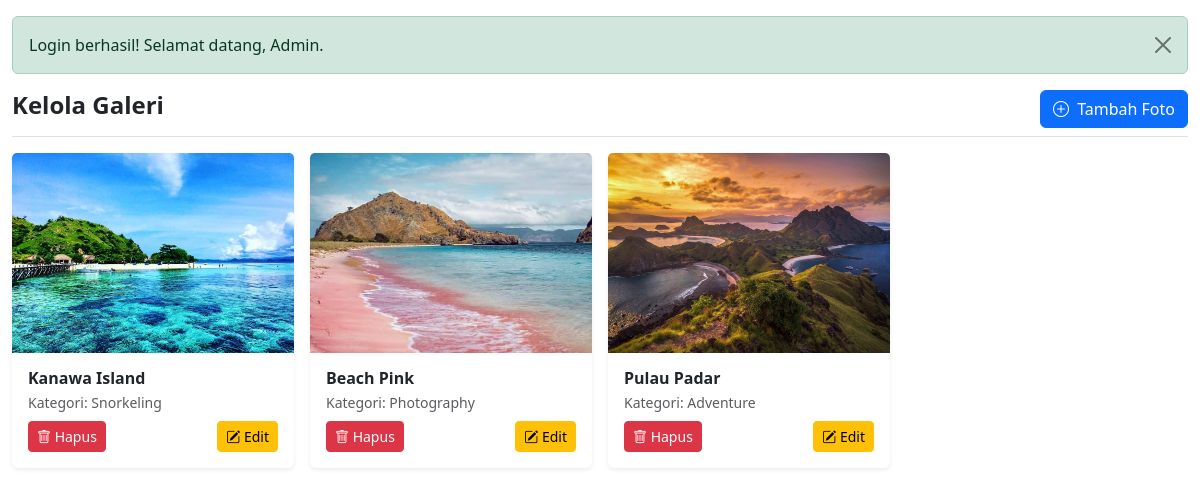
/admin/halaman/kelola_galeri.php (signed in), run on the app's committed database.
### tables this page shows
CREATE TABLE `galleries` (
  `id` int NOT NULL,
  `judul` varchar(100) NOT NULL,
  `gambar` varchar(255) NOT NULL,
  `kategori_id` int DEFAULT NULL,
  `created_at` timestamp NULL DEFAULT CURRENT_TIMESTAMP
);

CREATE TABLE `kategori` (
  `id` int NOT NULL,
  `nama` varchar(50) NOT NULL,
  `deskripsi` text,
  `created_at` timestamp NULL DEFAULT CURRENT_TIMESTAMP
);

### admin/halaman/kelola_galeri.php (the view, shortened to what this page needs)
<?php
include '../../database/konek.php';
include '../../includes/boot.php';
?>
<div class="container-fluid mt-3">
    <?php if (isset($_SESSION['success_message'])): ?>
        <div class="alert alert-success alert-dismissible fade show" role="alert">
            <?= htmlspecialchars($_SESSION['success_message']); ?>
            <button type="button" class="btn-close" data-bs-dismiss="alert"></button>
        </div>
    <?php endif; ?>
    <div class="d-flex justify-content-between align-items-center border-bottom pb-2 mb-3">
        <h1 class="h4 fw-bold">Kelola Galeri</h1>
        <button class="btn btn-primary" data-bs-toggle="modal" data-bs-target="#modalTambahFoto">
            <i class="bi bi-plus-circle me-1"></i> Tambah Foto
        </button>
    </div>
    <?php
    $query_galeri = $konek->query("
        SELECT g.*, k.nama AS kategori_nama
        FROM galleries g
        LEFT JOIN kategori k ON g.kategori_id = k.id
        ORDER BY g.created_at DESC
    ");
    ?>
    <div class="row g-3">
        <?php if ($query_galeri && $query_galeri->num_rows > 0): ?>
            <?php while($data = $query_galeri->fetch_assoc()): ?>
                <div class="col-sm-6 col-md-4 col-lg-3">
                    <div class="card shadow-sm border-0">
                        <img src='../../assets/images/galery/<?= htmlspecialchars($data['gambar'] ?? ''); ?>'
                             class='card-img-top'
                             style='height:200px;object-fit:cover;'
                             alt='<?= htmlspecialchars($data['judul'] ?? ''); ?>'>
                        <div class='card-body'>
                            <h6 class='card-title mb-1 fw-semibold'><?= htmlspecialchars($data['judul'] ?? ''); ?></h6>
                            <small class='text-muted d-block mb-2'>
                                Kategori: <?= htmlspecialchars($data['kategori_nama'] ?? 'Tanpa Kategori'); ?>
                            </small>
                            <div class="d-flex justify-content-between">
                                <a href='proses/hapus_galeri.php?id=<?= htmlspecialchars($data['id']); ?>'
                                   class='btn btn-sm btn-danger'
                                   onclick='return confirm("Yakin ingin menghapus foto ini?")'>
                                   <i class="bi bi-trash"></i> Hapus
                                </a>
                                <button class='btn btn-sm btn-warning'
                                        data-bs-toggle="modal"
                                        data-bs-target="#modalEditFoto<?= $data['id']; ?>">
                                    <i class="bi bi-pencil-square"></i> Edit
                                </button>
                            </div>
                        </div>
                    </div>
                </div>
            <?php endwhile; ?>
        <?php else: ?>
            <p class='col-12 text-center text-muted'>Tidak ada foto.</p>
        <?php endif; ?>
    </div>
</div>

### data on the page
galleries: gambar (picture), judul "Kanawa Island", kategori.nama "Snorkeling"
galleries: gambar (picture), judul "Beach Pink", kategori.nama "Photography"
galleries: gambar (picture), judul "Pulau Padar", kategori.nama "Adventure"

### other printed values
$_SESSION['success_message'] "Login berhasil! Selamat datang, Admin."
